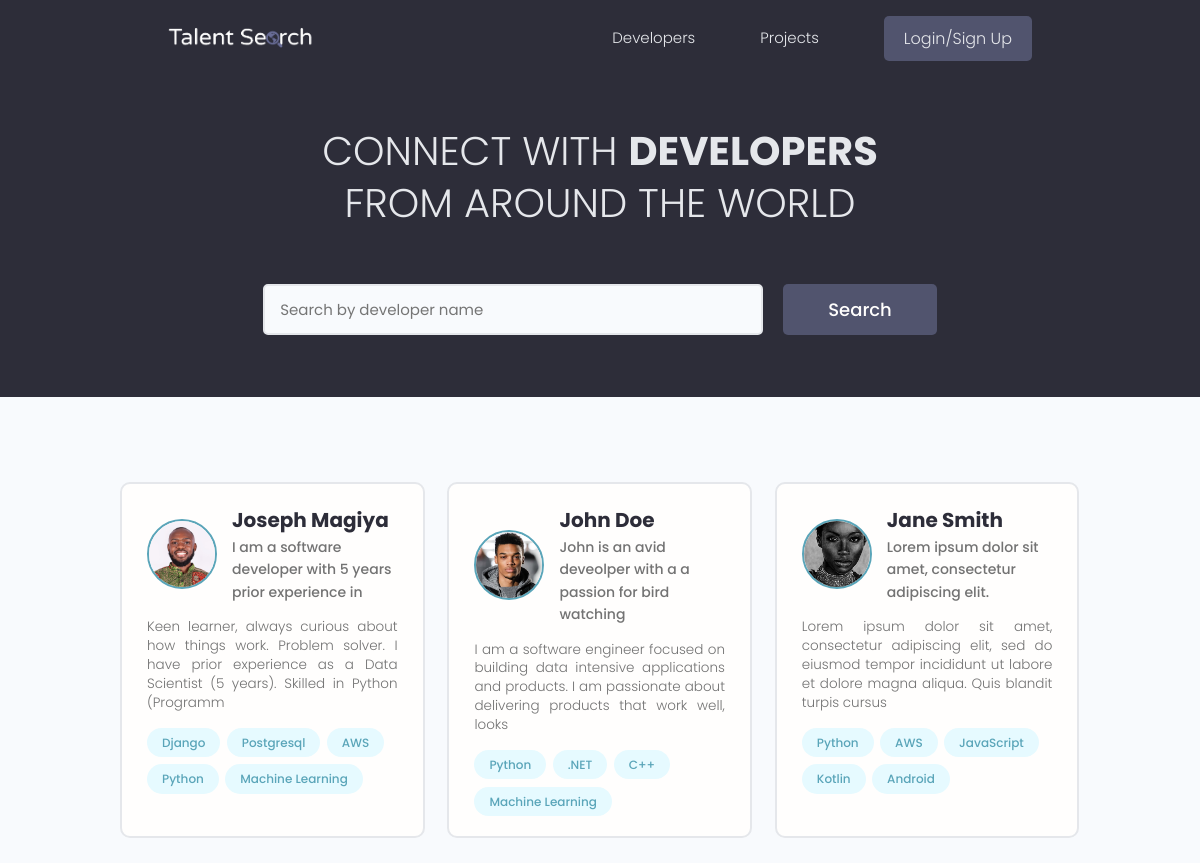
The page / on the database its author committed.
### users/models.py (models this page shows, shortened)
class Profile(models.Model):
    user = models.OneToOneField(User, on_delete=models.CASCADE, null=True, blank=True)
    name = models.CharField(max_length=200, blank=True, null=True)
    email = models.EmailField(max_length=500, blank=True, null=True)
    username = models.CharField(max_length=200, blank=True, null=True)
    location = models.CharField(max_length=200, blank=True, null=True)
    short_intro = models.CharField(max_length=200, blank=True, null=True)
    bio = models.TextField(blank=True, null=True)
    profile_image = models.ImageField(null=True, blank=True, upload_to='profiles/', default="profiles/user-default.png")
    social_github = models.CharField(max_length=200, blank=True, null=True)
    social_twitter = models.CharField(max_length=200, blank=True, null=True)
    social_linkedin = models.CharField(max_length=200, blank=True, null=True)
    social_youtube = models.CharField(max_length=200, blank=True, null=True)
    social_website = models.CharField(max_length=200, blank=True, null=True)
    created = models.DateTimeField(auto_now_add=True)
    id = models.UUIDField(default=uuid.uuid4, unique=True, primary_key=True, editable=False)
    class Meta:
        ordering =['created']
    @property
    def imageURL(self):
        try:
            url = self.profile_image.url
        except:
            url = ''
        return url

class Skill(models.Model):
    owner = models.ForeignKey(Profile, on_delete=models.CASCADE, null=True, blank=True)
    name = models.CharField(max_length=200, blank=True, null=True)
    description = models.TextField(null=True, blank=True)
    id = models.UUIDField(default=uuid.uuid4, unique=True, primary_key=True, editable=False)
    def __str__(self):
        return str(self.name)

### users/views.py (the view)
# urls.py: path('', views.profiles, name = "profiles"),
def profiles(request):
    profiles, search_query = searchProfiles(request)
    custom_range, profiles = paginateProfiles(request, profiles, 6)
    context = {'profiles' : profiles, 'search_query': search_query, 'custom_range': custom_range}
    return render(request, 'users/profiles.html', context)

### users/utils.py (called while the page is built)
def paginateProfiles(request, profiles, results):
    page = request.GET.get('page')
    paginator = Paginator(profiles, results)
    try:
        profiles = paginator.page(page)
    except PageNotAnInteger:
        page = 1
        profiles = paginator.page(page)
    except EmptyPage:
        page=paginator.num_pages
        profiles = paginator.page(page)
    leftIndex = (int(page) - 4)
    if leftIndex < 1:
        leftIndex=1
    rightIndex = (int(page) + 5)
    if rightIndex > paginator.num_pages:
        rightIndex = paginator.num_pages + 1
    custom_range = range(leftIndex,rightIndex)
    return custom_range, profiles

def searchProfiles(request):
    search_query = ''
    if request.GET.get('search_query'):
        search_query= request.GET.get('search_query')
    skills = Skill.objects.filter(name__icontains=search_query)
    profiles = Profile.objects.distinct().filter(
        Q(name__icontains=search_query) |
        Q(short_intro__icontains=search_query) |
        Q(skill__in=skills)
        )
    return profiles, search_query

### users/templates/users/profiles.html (shortened to what this page needs)
{% extends 'main.html' %}
{% block content %}
<main class="home">
    <section class="hero-section text-center">
      <div class="container container--narrow">
        <div class="hero-section__box">
          <h2>CONNECT WITH <span>DEVELOPERS</span></h2>
          <h2>FROM AROUND THE WORLD</h2>
        </div>
        <div class="hero-section__search">
          <form id="searchForm" class="form" action="{% url 'profiles' %}" method="get">
            <div class="form__field">
              <input class="input input--text" id="formInput#search" type="text" name="search_query"
              value="{{search_query}}" placeholder="Search by developer name" />
            </div>
            <input class="btn btn--sub btn--lg" type="submit" value="Search" />
          </form>
        </div>
      </div>
    </section>
    <section class="devlist">
      <div class="container">
        <div class="grid grid--three">
            {% for profile in profiles %}
            <div class="column card">
                <div class="dev">
                <a href="{% url 'user-profile' profile.id %}" class="card__body">
                    <div class="dev__profile">
                    <img class="avatar avatar--md" src="{{profile.imageURL}}" alt="image" />
                    <div class="dev__meta">
                        <h3>{{ profile.name}}</h3>
                        <h5>{{ profile.short_intro|slice:"60"}}</h5>
                    </div>
                    </div>
                    <p class="dev__info">{{profile.bio|slice:"150"}}</p>
                    <div class="dev__skills">
                      {% for skill in profile.skill_set.all|slice:"5" %}
                      <span class="tag tag--pill tag--main">
                          <small>{{skill}}</small>
                      </span>
                      {% endfor %}
                    </div>
                </a>
                </div>
            </div>
            {% endfor %}
        </div>
      </div>
    </section>
  </main>
{% endblock content %}

### static/styles/app.css (style rules this page uses)
:root { --color-sub: #2d2d39; }
.btn--sub { background-color: var(--color-sub-light); }
.card { border: 2px solid var(--color-light); }
img { width: 100%; }
.hero-section { height: 40vh; display: flex; align-items: center; background-color: var(--color-sub); }
.hero-section__box { margin-bottom: 4rem; }
.hero-section__box > h2, .hero-section__box > h2 > span { font-size: 4rem; color: var(--color-light); line-height: 1.3; text-transform: uppercase; }
.hero-section__box > h2 { font-weight: 300; }
.hero-section__box > h2 > span { font-weight: 700; }
.hero-section__search > .form { display: flex; align-items: center; justify-content: center; gap: 2rem; }
.hero-section__search > .form input.input--text { width: 50rem; }
.devlist { margin-top: 8rem; }
.devlist .grid { align-items: stretch; }
.devlist .dev .dev__profile { display: flex; align-items: center; gap: 1.5rem; }
.devlist .dev .dev__meta h3 { color: var(--color-sub); font-size: 2rem; font-weight: 700; }
.devlist .dev .dev__meta h5 { color: var(--color-text); font-size: 1.4rem; font-weight: 500; }
.devlist .dev .dev__info { margin: 1.5rem 0; font-size: 1.35rem; line-height: 1.4; text-align: justify; }

### static/uikit/styles/modules/_variables.css (style rules this page uses)
:root { --color-main: #5aa5b9; --color-main-light: #e6faff; --color-sub: #3f4156; --color-sub-light: #51546e; --color-sub-lighter: #ededfd; --color-text: #737373; --color-gray: #8b8b8b; --color-light: #e5e7eb; --color-light-gray: #767676; --color-bg: #f8fafd; --color-white: #fffefd; --color-white-light: #f3f3f3; --color-success: #359e64; --color-success-bg: #def8e8; --color-error: #fc4b0b; --color-error-bg: #fff2ee; --font-base: 'Poppins', arial, helvetica, 'Segoe UI', roboto, ubuntu, sans-serif; --font-monospace: 'Fira Code', 'Courier New', courier, monospace; --font-regular: 300; --font-medium: 500; --font-bold: 700; --generic-shadow: 1px 1px 5px #00000010; --generic-transition: all 0.3s ease-in-out; }

### static/uikit/styles/modules/_base.css (style rules this page uses)
* { margin: 0; padding: 0; box-sizing: border-box; text-rendering: optimizeLegibility; color: inherit; font-size: inherit; }
html { font-size: 50%; }
@media only screen and (min-width: 480px) { html { font-size: 56.25%; } }
@media only screen and (min-width: 1200px) { html { font-size: 62.5%; } }
body { line-height: 1.6; font-weight: 400; font-size: 1.5rem; color: var(--color-text); background-color: var(--color-bg); min-height: 100vh; }

### static/uikit/styles/modules/_typography.css (style rules this page uses)
* { font-family: var(--font-base); }
h2 { font-size: 3.6rem; font-weight: var(--font-bold); }
h3 { font-size: 3.2rem; font-weight: var(--font-medium); }
h5 { font-size: 2.4rem; font-weight: var(--font-medium); }
h5, h6 { font-weight: var(--font-regular); }
p, span, strong { font-size: 1.6rem; color: var(--color-text); font-weight: var(--font-regular); }
a { padding-bottom: 2px; text-decoration: none; display: inline-block; color: var(--color-main); font-weight: var(--font-medium); }

### static/uikit/styles/modules/_utilities.css (style rules this page uses)
.container { width: 92%; max-width: 165rem; margin: 0 auto; box-sizing: border-box; }
.container--narrow { width: 92%; max-width: 120rem; }
@media screen and (min-width: 1000px) { .container { width: 90%; } }
@media screen and (min-width: 1000px) { .container--narrow { width: 85%; } }
@media screen and (min-width: 1200px) { .container { width: 80%; } }
@media screen and (min-width: 1200px) { .container--narrow { width: 72%; } }
.text-center { text-align: center; }

### static/uikit/styles/modules/_avatar.css (style rules this page uses)
.avatar { border-radius: 50%; border: 2px solid var(--color-main); object-fit: cover; }
.avatar--md { height: 7rem; width: 7rem; }

### static/uikit/styles/modules/_button.css (style rules this page uses)
.btn { display: inline-block; position: relative; cursor: pointer; background-color: var(--color-light); font-weight: var(--font-medium); color: var(--color-sub); text-decoration: none; padding: 1rem 2rem; border-radius: 0.5rem; border: none; width: -webkit-fit-content; width: -moz-fit-content; width: fit-content; height: -webkit-fit-content; height: -moz-fit-content; height: fit-content; font-size: 1.6rem; outline-width: 0; outline-color: transparent; -webkit-backface-visibility: hidden; backface-visibility: hidden; transition: all 0.3s ease-in-out; }
.btn--sub { background-color: var(--color-sub); color: var(--color-white); }
.btn--lg { font-size: 1.8rem; padding: 1.2rem 4.5rem; }

### static/uikit/styles/modules/_card.css (style rules this page uses)
.card { border-radius: 1rem; background-color: var(--color-white); border: 1.5px solid var(--color-light); width: auto; height: auto; margin-top: 0.5rem; margin-bottom: 0.5rem; overflow: hidden; }
.card__body, .card__header { padding: 2rem 2.5rem; }

### rows shown on the page
Profile: imageURL (picture), name "Joseph Magiya", short_intro "I am a software developer with 5 years prior experience in", bio "Keen learner, always curious about how things work. Problem solver. I have prior experience as a Data Scientist (5 years). Skilled in Python (Programm"
Skill: name "Django"
Skill: name "Postgresql"
Skill: name "AWS"
Skill: name "Python"
Skill: name "Machine Learning"
Profile: imageURL (picture), name "John Doe", short_intro "John is an avid deveolper with a a passion for bird watching", bio "I am a software engineer focused on building data intensive applications and products. I am passionate about delivering products that work well, looks"
Skill: name "Python"
Skill: name ".NET"
Skill: name "C++"
Skill: name "Machine Learning"
Profile: imageURL (picture), name "Jane Smith", short_intro "Lorem ipsum dolor sit amet, consectetur adipiscing elit.", bio "Lorem ipsum dolor sit amet, consectetur adipiscing elit, sed do eiusmod tempor incididunt ut labore et dolore magna aliqua. Quis blandit turpis cursus"
Skill: name "Python"
Skill: name "AWS"
Skill: name "JavaScript"
Skill: name "Kotlin"
Skill: name "Android"
